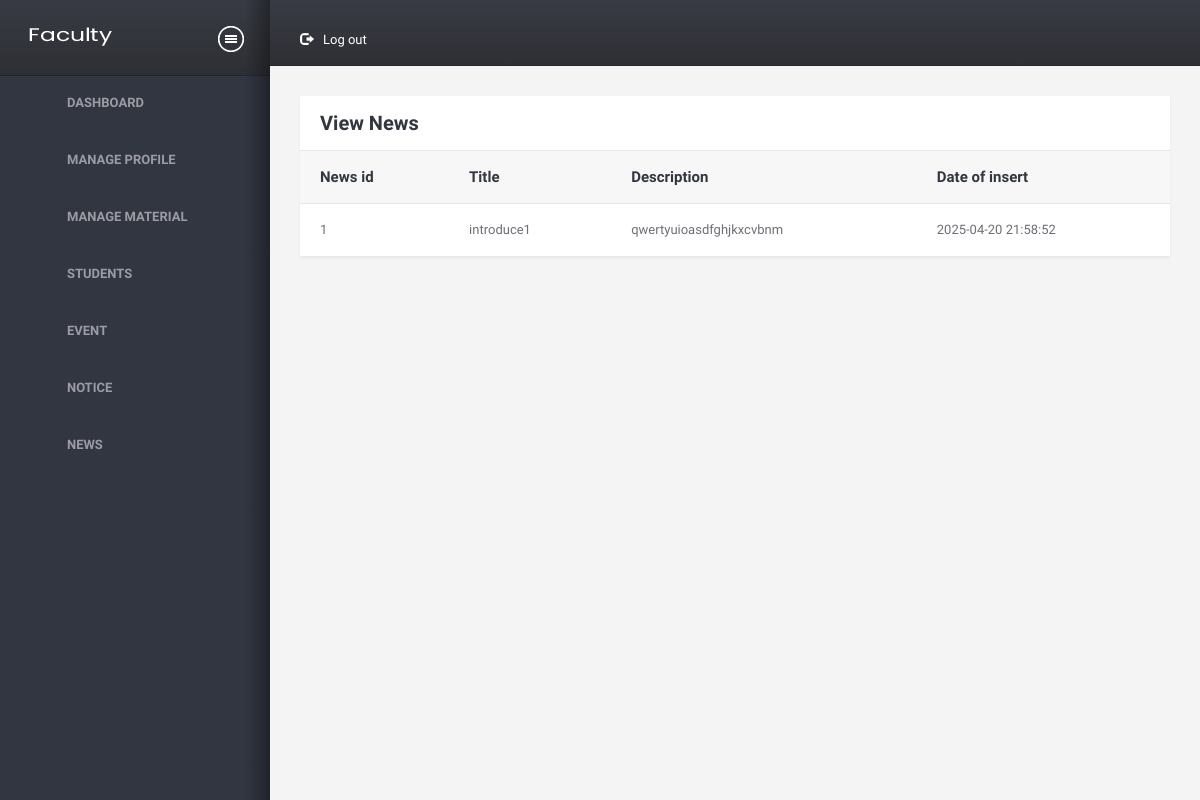
/faculty/viewnews.php, run on the app's committed database.
### tables this page shows
CREATE TABLE `news` (
  `news_id` int(11) NOT NULL,
  `title` varchar(20) NOT NULL,
  `description` varchar(200) NOT NULL,
  `isactive` int(1) NOT NULL,
  `doi` datetime NOT NULL,
  `dou` datetime NOT NULL
);

### faculty/viewnews.php (the view, shortened to what this page needs)
<!DOCTYPE HTML>
<html>
<head>
<link href="assets/css/A.style.css%2bbootstrap.css%2cMcc.0ONHoLZfWm.css.pagespeed.cf.2IS1LTyY4Z.css" rel="stylesheet" media="screen"/>
</head>
<body>
<div class="wrapper">
	<div class="structure-row">
 <aside class="sidebar">
            <div class="sidebar-in">
                <header>
                    <div class="logo">
                        <a href="dashboard1"><img src="assets/images/Facultylogo.png" alt="Campus on click"/></a>
                    </div>
                    <a href="#" class="togglemenu">&nbsp;</a>
                    <div class="clearfix"></div>
                </header>
                <?php require 'sidebar.php';?>
                <span class="shadows"></span>
            </div>
        </aside>
        <div class="right-sec">
            <header>
                  <nav class="topnav">
                    <ul id="nav1">
                        <li class="settings">
                            <a href="#"><i class="glyphicon glyphicon-log-out"></i>Log out</a>
                        </li>
                    </ul>
                </nav>
                <div class="clearfix"></div>
            </header>
            <div class="content-section">
                <div class="container-liquid">
                    <div class="row">
                        <div class="col-xs-12">
                            <div class="sec-box">
                                <a class="closethis">Close</a>
                                <header>
                                    <h2 class="heading">View News</h2>
                                </header>
                                <div class="contents">
                                    <a class="togglethis">Toggle</a>
                                    <section>
                                        <table class="table">
                                            <thead>
                                                <tr>
                                                    <th>News id</th>
                                                    <th>Title</th>
                                                    <th>Description</th>
                                                    <th>Date of insert</th>
                                                </tr>
                                            </thead>
                                            <?php
                require '../common/dbconnect.php';
                $qry = "SELECT * FROM News WHERE isactive !=2 order by news_id desc";
                $rs = mysqli_query($conn,$qry);
                if (mysqli_num_rows($rs)>0)
                {
                    while ($row = mysqli_fetch_assoc($rs))
                    {
                        ?>
                        <tr>
                        <td><?php echo $row['news_id']; ?></td>
                        <td><?php echo $row['title']; ?></td>
                        <td><?php echo $row['description']; ?></td>
                        <td><?php echo $row['doi']; ?></td>
                        </tr>
                        <?php
                               }
                }
                else
                {
                    echo "0 Row found";
                }
                         ?>
                                        </table>
                                    </section>
                                </div>
                            </div>
                        </div>
                    </div>
                </div>
            </div>
        </div>
    </div>
</div>
</body>
</html>

### data on the page
news: news_id "1", title "introduce1", description "qwertyuioasdfghjkxcvbnm", doi "2025-04-20 21:58:52"
